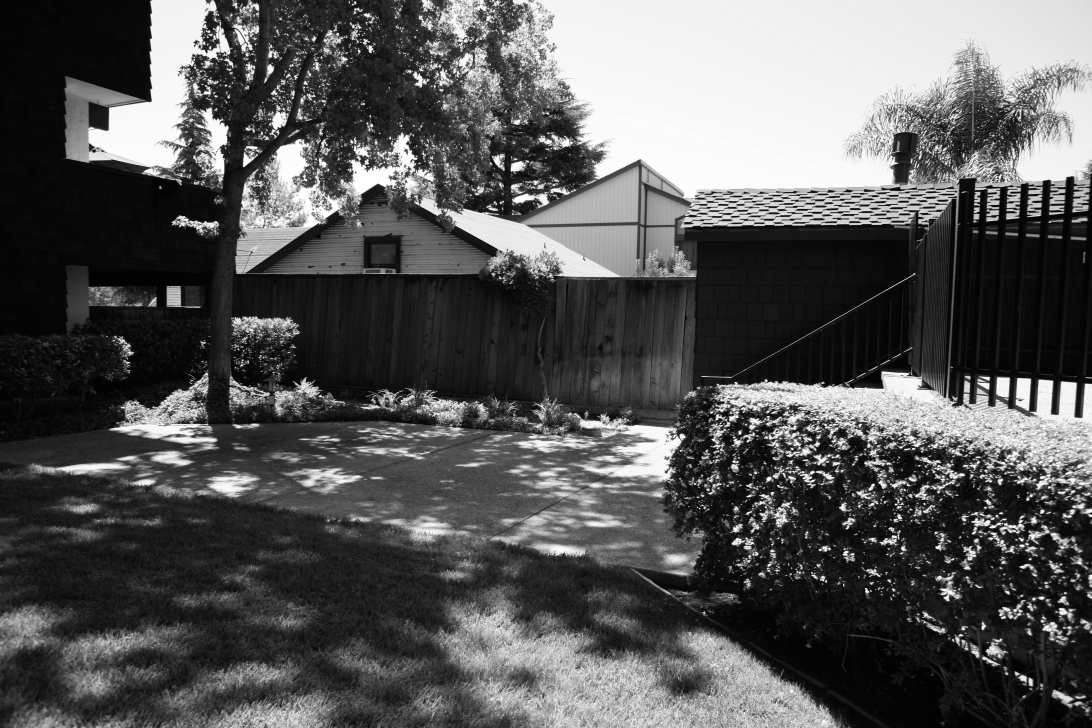
#> input picture yard-00.png, 1092 x 728 px
$ python CVProject2SURF.py
#> lines starting #> are read from the running program, lines starting #| are printed output that depends on the picture
import cv2
import numpy as np


#calling all  the filenames of the images we will use
img0 = cv2.imread('yard-00.png')
#> img0 is the input picture: shape (728, 1092, 3); min 1, max 255, mean 87.4
img1 = cv2.imread('yard-01.png')
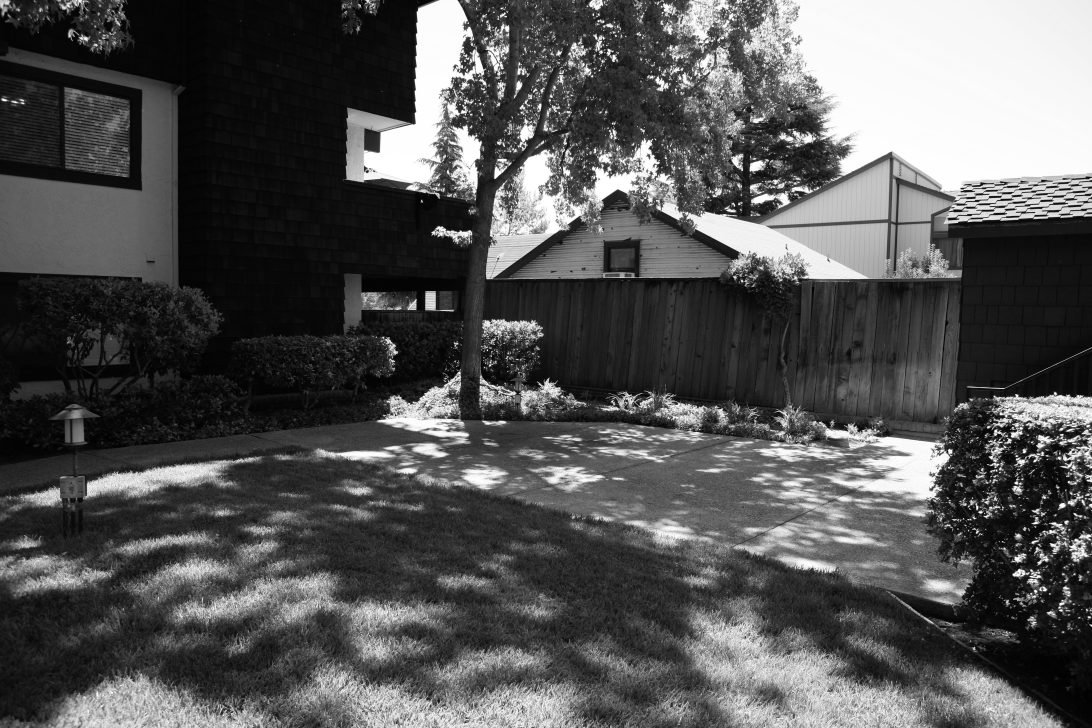
#> input picture yard-01.png, 1092 x 728 px
#> img1 is the input picture: shape (728, 1092, 3); min 1, max 255, mean 84.8
img2 = cv2.imread('yard-02.png')
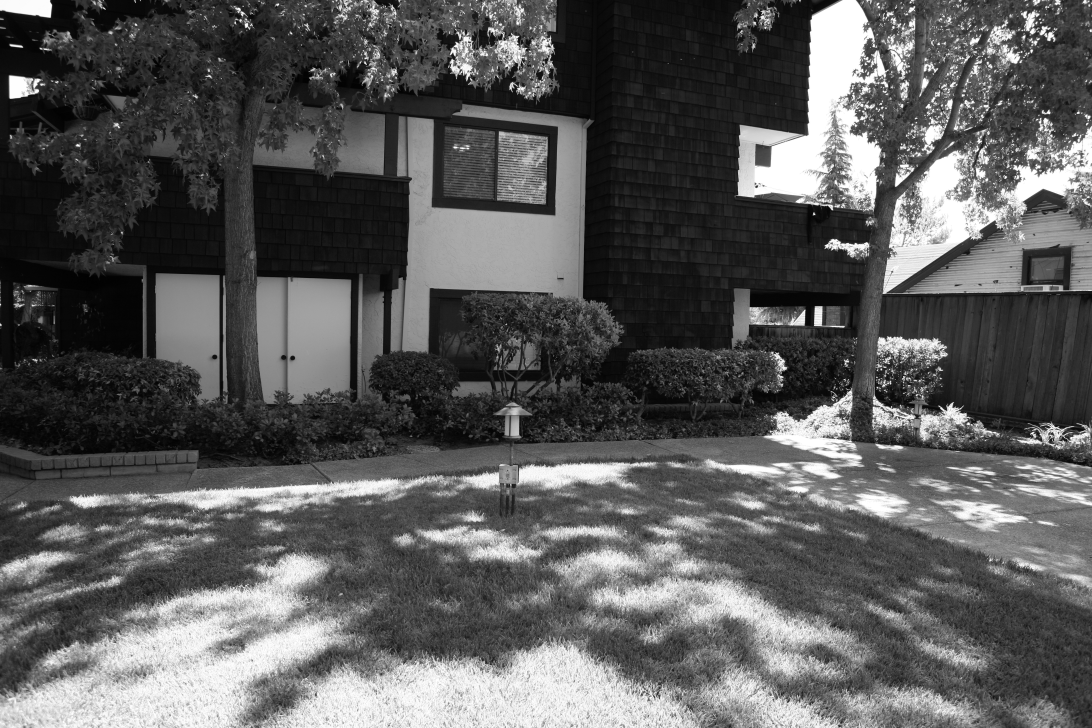
#> input picture yard-02.png, 1092 x 728 px
#> img2 is the input picture: shape (728, 1092, 3); min 1, max 255, mean 90.5
img3 = cv2.imread('yard-03.png')
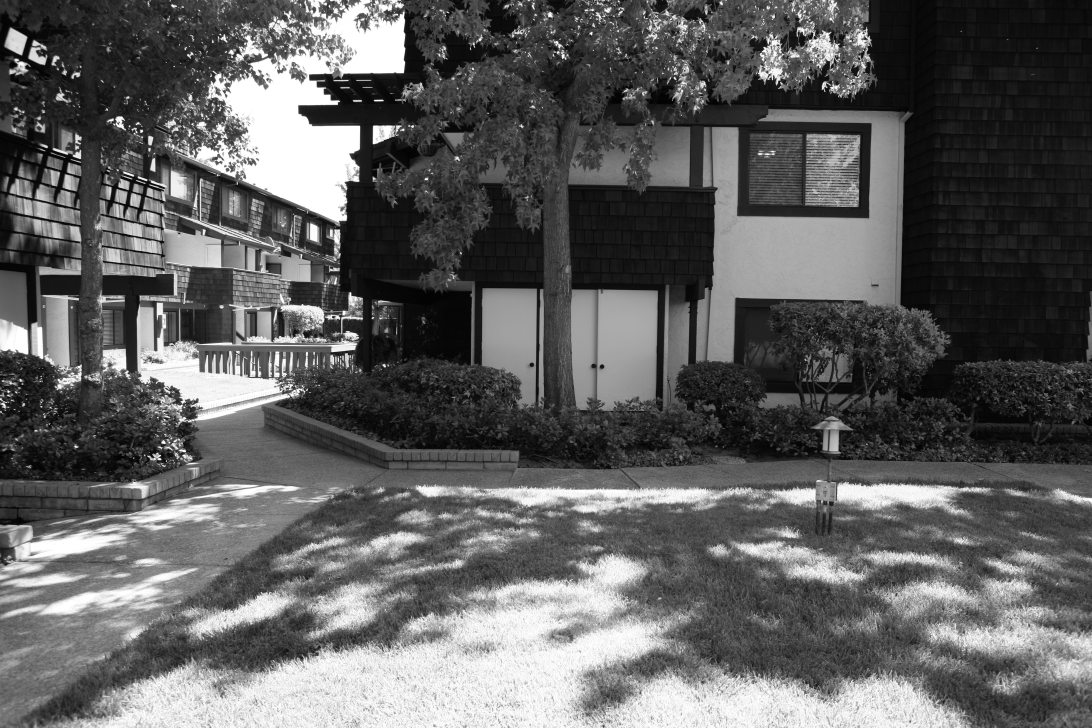
#> input picture yard-03.png, 1092 x 728 px
#> img3 is the input picture: shape (728, 1092, 3); min 2, max 255, mean 95.4

image0 = img0.copy()
image1 = img1.copy()
image2 = img2.copy()
image3 = img3.copy()


#cross checking function
def cross_checking(matches1, matches2):
    cross_check_matches = []
    for match1 in matches1:
        for match2 in matches2:
            if match1.queryIdx == match2.trainIdx and match1.trainIdx == match2.queryIdx:
                cross_check_matches.append(match1)
    return cross_check_matches


#-----------------------------------------------------
#-----------------------------------------------------
#------------------SURF-------------------------------
#-----------------------------------------------------
#-----------------------------------------------------


#calling surf object
#> (the run stopped early here; a loop or call above may not have finished)
